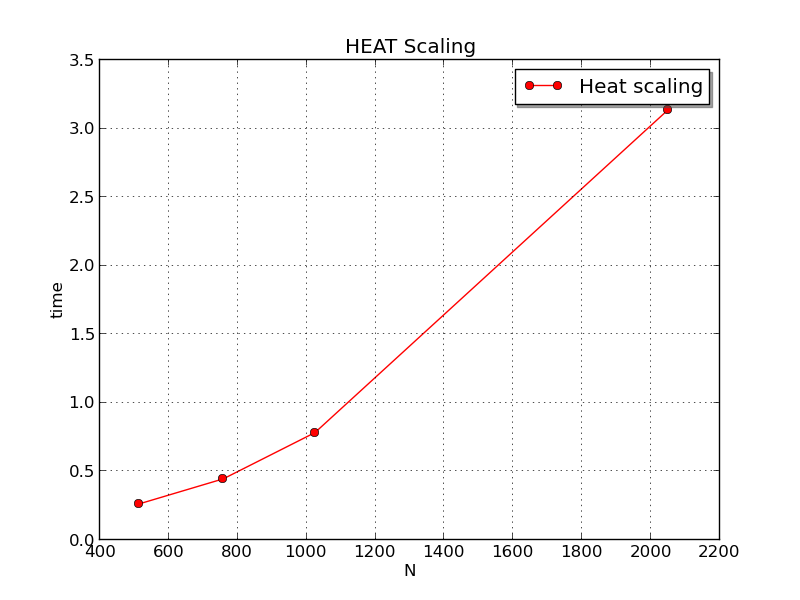

Recreate this plot in Python.
import matplotlib
matplotlib.use('Agg')
import matplotlib.pyplot as plt 
import pandas as pd 

df = pd.read_csv("heat_scaling.csv") 
print (df)

plt.title('HEAT Scaling')
plt.grid()
plt.xlabel('N')
#plt.yscale('log')
plt.ylabel('time')
plt.plot(df.nx,df.time,'r-o',label='Heat scaling')
plt.legend(shadow=True)
plt.savefig('heat_scaling.png')

